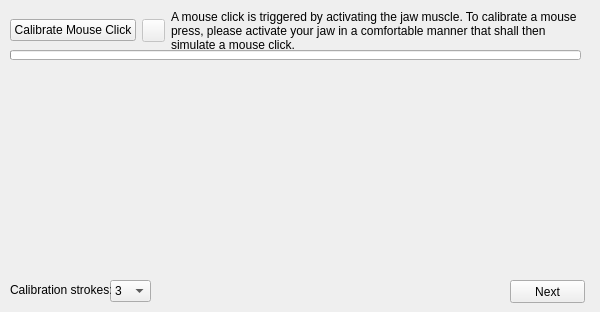
   <widget class="QWidget" name="mouse_click">
    <attribute name="title">
     <string>Mouse Click</string>
    </attribute>
    <widget class="PlotWidget" name="graphWidget_mouse" native="true">
     <property name="geometry">
      <rect>
       <x>10</x>
       <y>70</y>
       <width>571</width>
       <height>201</height>
      </rect>
     </property>
    </widget>
    <widget class="QPushButton" name="pushButton_next_mouse_click">
     <property name="geometry">
      <rect>
       <x>510</x>
       <y>280</y>
       <width>75</width>
       <height>23</height>
      </rect>
     </property>
     <property name="text">
      <string>Next</string>
     </property>
    </widget>
    <widget class="QWidget" name="horizontalLayoutWidget">
     <property name="geometry">
      <rect>
       <x>10</x>
       <y>10</y>
       <width>581</width>
       <height>41</height>
      </rect>
     </property>
     <layout class="QHBoxLayout" name="horizontalLayout">
      <item>
       <widget class="QPushButton" name="pushButton_calibrate_mouse_press">
        <property name="sizePolicy">
         <sizepolicy hsizetype="Preferred" vsizetype="Fixed">
          <horstretch>0</horstretch>
          <verstretch>0</verstretch>
         </sizepolicy>
        </property>
        <property name="maximumSize">
         <size>
          <width>16777215</width>
          <height>16777215</height>
         </size>
        </property>
        <property name="text">
         <string>Calibrate Mouse Click</string>
        </property>
       </widget>
      </item>
      <item>
       <widget class="QPushButton" name="pushButton_export_mouse">
        <property name="enabled">
         <bool>false</bool>
        </property>
        <property name="sizePolicy">
         <sizepolicy hsizetype="Fixed" vsizetype="Fixed">
          <horstretch>0</horstretch>
          <verstretch>0</verstretch>
         </sizepolicy>
        </property>
        <property name="maximumSize">
         <size>
          <width>23</width>
          <height>23</height>
         </size>
        </property>
        <property name="text">
         <string/>
        </property>
        <property name="icon">
         <iconset>
          <normaloff>Export.png</normaloff>Export.png</iconset>
        </property>
       </widget>
      </item>
      <item>
       <widget class="QLabel" name="label_2">
        <property name="enabled">
         <bool>true</bool>
        </property>
        <property name="sizePolicy">
         <sizepolicy hsizetype="Fixed" vsizetype="Fixed">
          <horstretch>0</horstretch>
          <verstretch>0</verstretch>
         </sizepolicy>
        </property>
        <property name="minimumSize">
         <size>
          <width>422</width>
          <height>0</height>
         </size>
        </property>
        <property name="maximumSize">
         <size>
          <width>16777215</width>
          <height>16777215</height>
         </size>
        </property>
        <property name="baseSize">
         <size>
          <width>0</width>
          <height>0</height>
         </size>
        </property>
        <property name="text">
         <string>A mouse click is triggered by activating the jaw muscle. To calibrate a mouse press, please activate your jaw in a comfortable manner that shall then simulate a mouse click.</string>
        </property>
        <property name="wordWrap">
         <bool>true</bool>
        </property>
       </widget>
      </item>
     </layout>
    </widget>
    <widget class="QComboBox" name="comboBox_mouse_calibration_stroke">
     <property name="geometry">
      <rect>
       <x>110</x>
       <y>280</y>
       <width>41</width>
       <height>22</height>
      </rect>
     </property>
     <item>
      <property name="text">
       <string>3</string>
      </property>
     </item>
     <item>
      <property name="text">
       <string>5</string>
      </property>
     </item>
     <item>
      <property name="text">
       <string>10</string>
      </property>
     </item>
     <item>
      <property name="text">
       <string>20</string>
      </property>
     </item>
    </widget>
    <widget class="QProgressBar" name="progressBar_mouse_click">
     <property name="geometry">
      <rect>
       <x>10</x>
       <y>50</y>
       <width>571</width>
       <height>10</height>
      </rect>
     </property>
     <property name="value">
      <number>0</number>
     </property>
     <property name="textVisible">
      <bool>false</bool>
     </property>
    </widget>
    <widget class="QLabel" name="label_45">
     <property name="geometry">
      <rect>
       <x>10</x>
       <y>280</y>
       <width>101</width>
       <height>20</height>
      </rect>
     </property>
     <property name="text">
      <string>Calibration strokes:</string>
     </property>
    </widget>
   </widget>
